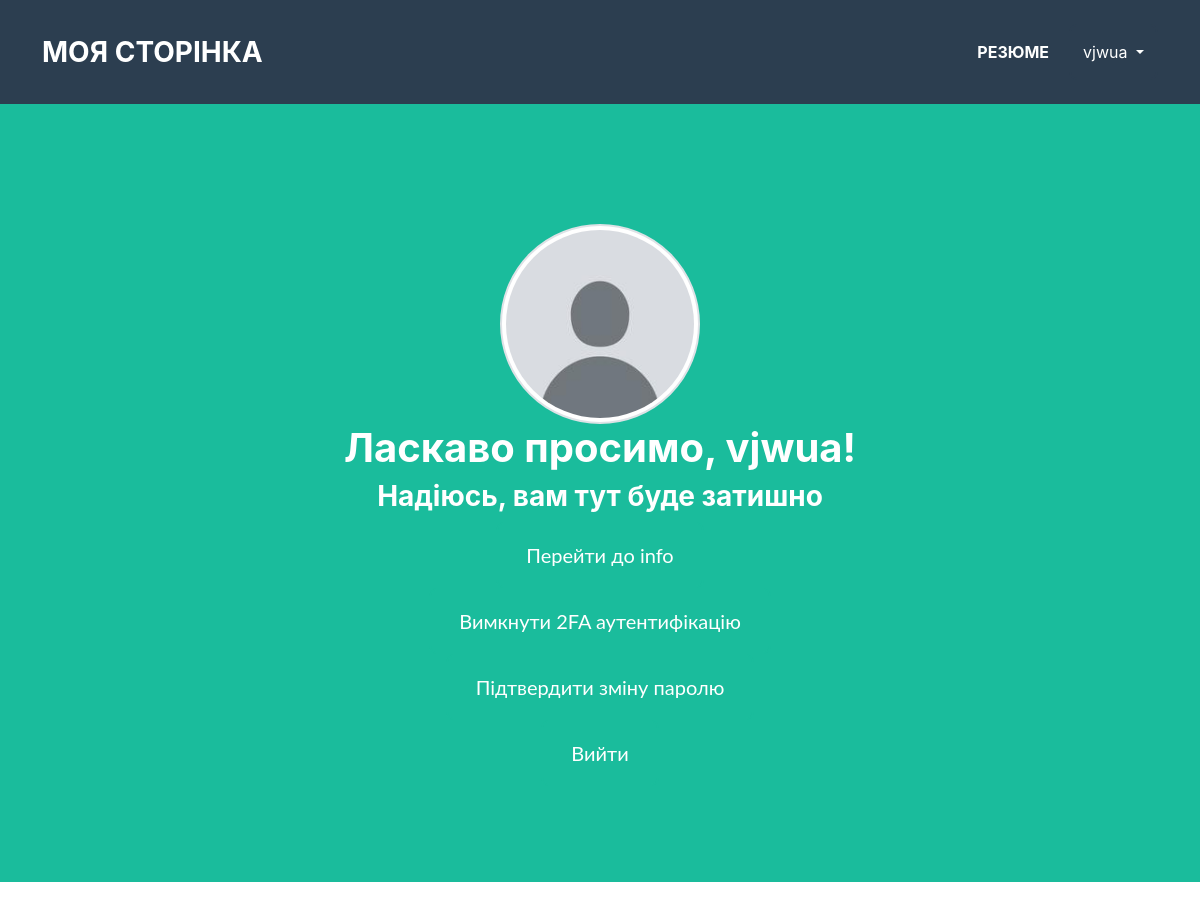
Before: /account/account (signed in, upper part) with the older database file.
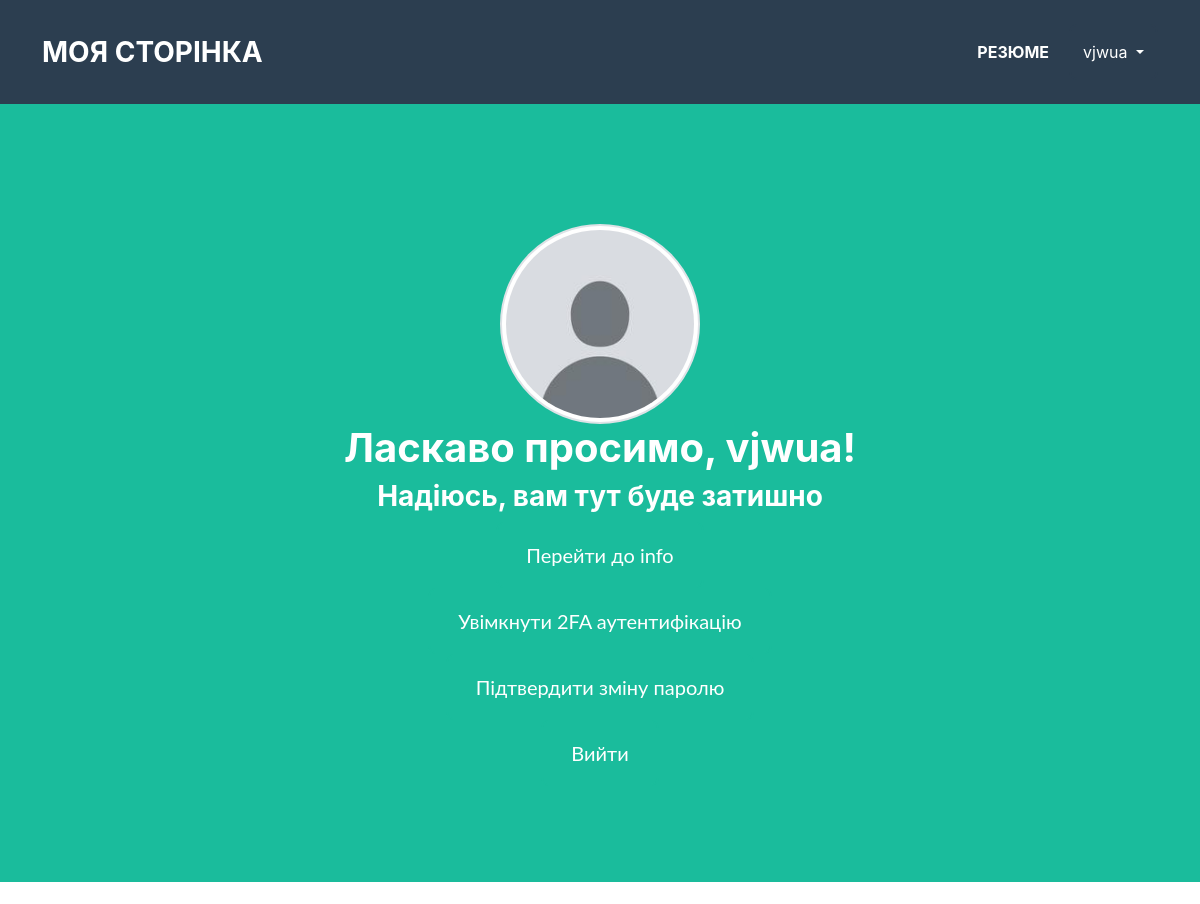
After: the same page with the newer database file.
### app/account/views.py (the view)
@account_blueprint.route("/account", methods=['GET', 'POST'])
@login_required
def account():
    form = UpdateAccountForm()
    cp_form = ChangePasswordRequestForm()
    if form.validate_on_submit():
        current_user.username = form.username.data
        current_user.email = form.email.data
        current_user.about_me = form.about_me.data
        if form.picture.data:
            current_user.image_file = save_picture(form.picture.data)
        db.session.commit()
        flash("Аккаунт оновлено", category=("success"))
        return redirect(url_for('account_bp.account'))
    elif request.method == 'GET':
        form.username.data = current_user.username
        form.email.data = current_user.email
        form.about_me.data = current_user.about_me
    return render_template('account.html', form=form, cp_form=cp_form)

### app/account/forms.py (shortened to what this page needs)
class UpdateAccountForm(FlaskForm):
    username = StringField("Імʼя", validators=[DataRequired(message="Імʼя повинен містити від 4 до 20 символів"), Length(min=4, max=20),
    Regexp('^[A-Za-z][A-Za-z0-9_.]*$', message='Імʼя має містити букви, цифри, крапку та нижнє підкреслення')])
    email = StringField("Електронна пошта", validators=[DataRequired(message="Це поле обовʼязкове"), Email()])
    picture = FileField("Оновити аватар", validators=[FileAllowed(['jpg', 'png'])])
    about_me = TextAreaField("Опишіть себе", validators=[Length(max=140)])
    submit = SubmitField("Оновити")

class ChangePasswordRequestForm(FlaskForm):
    email = StringField("Електронна пошта", validators=[DataRequired("Це поле обовʼязкове"), Email()])
    submit = SubmitField("Змінити")

### app/auth/models.py (called while the page is built)
@login_manager.user_loader
def user_loader(user_id):
    return User.query.get(int(user_id))

### app/account/templates/account/account.html (shortened to what this page needs)
{% extends 'base.html' %}
{% block body %}
<header class="masthead bg-primary text-white text-center">
    <div class="container d-flex align-items-center flex-column">
        <img class="img-thumbnail rounded-circle account-img" width="200" height="200" src={{url_for('static', filename='profile_pics/' + current_user.image_file)}}>
        <h1>Ласкаво просимо, {{ current_user.username }}!</h1>
        <h3>Надіюсь, вам тут буде затишно</h3>
        <form id="logoutButton" action={{ url_for("account_bp.info") }}>
            <input class="btn btn-primary btn-xl" type="submit" value="Перейти до info" />
        </form>
        {% if current_user.is_two_factor_enabled %}
            <form id="logoutButton" action={{ url_for("auth_bp.disable_2fa") }}>
                <input class="btn btn-primary btn-xl" type="submit" value="Вимкнути 2FA аутентифікацію" />
            </form>
        {% else %}
            <form id="logoutButton" action={{ url_for("auth_bp.enable_2fa") }}>
                <input class="btn btn-primary btn-xl" type="submit" value="Увімкнути 2FA аутентифікацію" />
            </form>
        {% endif %}
        <form id="confirmChangePasswordButton" action={{ url_for("account_bp.change_password_request") }}>
            <input class="btn btn-primary btn-xl" type="submit" value="Підтвердити зміну паролю" />
        </form>
        <form id="logoutButton" action={{ url_for("auth_bp.logout") }}>
            <input class="btn btn-primary btn-xl" type="submit" value="Вийти" />
        </form>
    </div>
</header>
<section class="page-section" id="update_account_data">
                    {% from "_render_field.html" import render_field %}
</section>
{% endblock %}

Changed rows visible on the page:
changed User "vjwua": is_two_factor_enabled True → False (drawn)
Other visible differences:
form field value: (not shown) → "Увімкнути 2FA аутентифікацію"
form field value: "Вимкнути 2FA аутентифікацію" → (not shown)
